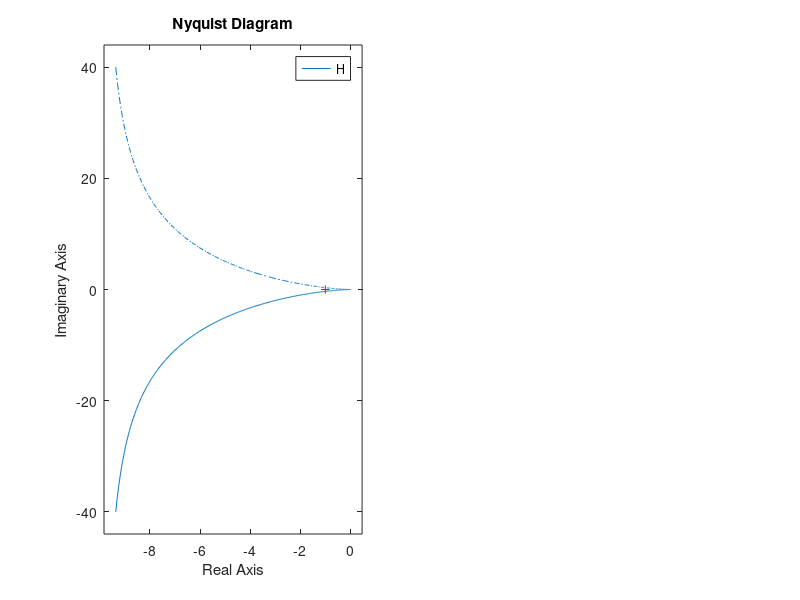

Recreate this plot in MATLAB. (Note: this script raises an error after producing the figure.)
k = 2;
H = k*(9e4) * tf(1, [1 135 0]);
subplot(121);
nyquist(H); grid; shg %open loop
hold on; cm(10); axis([-3 0 -2 3]); grid; hold off

subplot(122);
step(feedback(H,1)); grid; shg
%%

syms xi M
theta = solve(M - 1/(2*xi*sqrt(1-xi^2)), xi)
df = simplify(theta)
text(0.5, 0.5, latex(df(1,1)), 'interpreter', 'latex')

%%
MdB = 7.2
M = 10^(MdB/20)

sdf = roots([-4 0 4 0 -1/M^2])
df = sdf(4);
sigma = round(exp(-pi*df/sqrt(1-df^2)) * 100)

